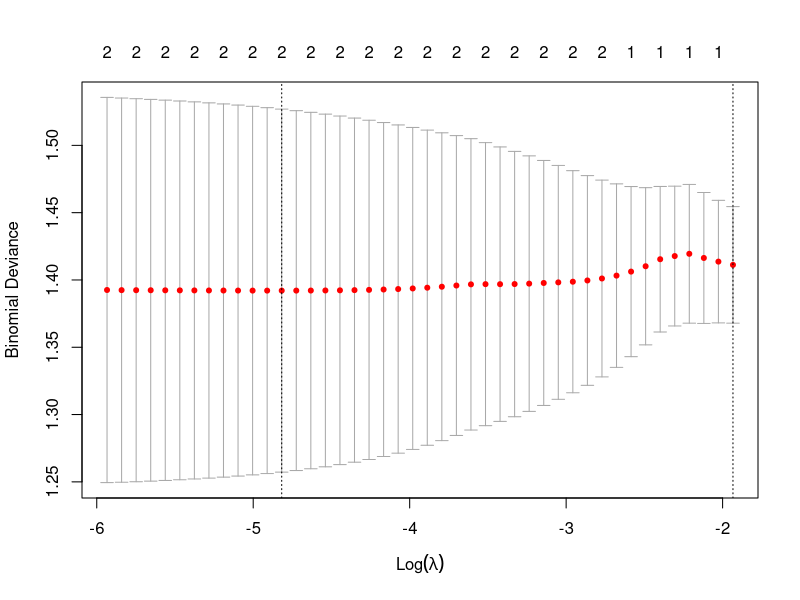

Reproduce this figure in R.
## ---- chunk 1
knitr::opts_chunk$set(echo = TRUE)
## ---- chunk 2
# Load the dataset
data("ChickWeight")

# Filter for Day 21 only
day21_data <- subset(ChickWeight, Time == 21)

# Categorize weight as binary (WeightGroup)
day21_data$WeightGroup <- ifelse(day21_data$weight < 170, 1, 0)
day21_data
## ---- chunk 3
# Filter data for Diet levels 1 and 2
day21_diet12 <- subset(day21_data, Diet %in% c(1, 2))
day21_diet12

# Fit the logistic regression model without birth weight
logit_model <- glm(WeightGroup ~ Diet, family = binomial, data = day21_diet12)

# Summary of the model
summary(logit_model)
## ---- chunk 4
# Extract birth weight data
birth_weight <- ChickWeight[ChickWeight$Time == 0, c("Chick", "weight")]
colnames(birth_weight)[2] <- "birth_weight"

# Merge birth weight with day 21 data for Diet 1 and 2
day21_diet12_adjusted <- merge(day21_diet12, birth_weight, by = "Chick")

# Fit the logistic regression model adjusting for birth weight
logit_model_adj <- glm(WeightGroup ~ Diet + birth_weight,
                       family = binomial, data = day21_diet12_adjusted)

# Summary of the adjusted model
summary(logit_model_adj)
## ---- chunk 5
# Fit logistic regression for all 4 diet levels
# without adjusting for birth weight
logit_model_all <- glm(WeightGroup ~ Diet, family = binomial, data = day21_data)
summary(logit_model_all)

# Merge birth weight with day 21 data
day21_data_adjusted <- merge(day21_data, birth_weight, by = "Chick")

# Fit logistic regression for all 4 diet levels adjusting for birth weight
logit_model_all_adj <- glm(WeightGroup ~ Diet + birth_weight,
                           family = binomial, data = day21_data_adjusted)
summary(logit_model_all_adj)
## ---- chunk 6
library(glmnet)

# Create model matrix and response variable for LASSO
X <- model.matrix(WeightGroup ~ Diet + birth_weight,
                  data = day21_diet12_adjusted)[, -1]
y <- day21_diet12_adjusted$WeightGroup

# Fit LASSO with cross-validation
lasso_model <- cv.glmnet(X, y, family = "binomial", alpha = 1, nfolds = 5)

# Plot cross-validation curve to choose lambda
plot(lasso_model)

# Best lambda
best_lambda <- lasso_model$lambda.min
print(best_lambda)

# Coefficients at best lambda
lasso_coefs <- coef(lasso_model, s = best_lambda)
print(lasso_coefs)
